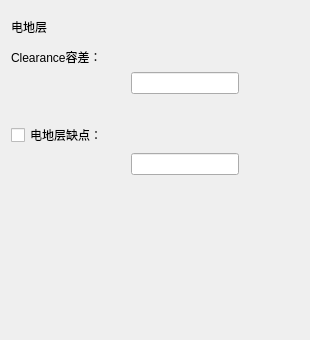
     <widget class="QWidget" name="tab_copper_surface_layer">
      <attribute name="title">
       <string>铜面层</string>
      </attribute>
      <layout class="QGridLayout" name="gridLayout_11">
       <item row="0" column="0">
        <layout class="QVBoxLayout" name="verticalLayout_18" stretch="1,9">
         <item>
          <widget class="QLabel" name="label_elelctric_formation">
           <property name="text">
            <string>电地层</string>
           </property>
          </widget>
         </item>
         <item>
          <layout class="QVBoxLayout" name="verticalLayout_17">
           <item>
            <layout class="QVBoxLayout" name="verticalLayout_15">
             <item>
              <widget class="QLabel" name="label_copper_tolerance">
               <property name="text">
                <string>Clearance容差：</string>
               </property>
              </widget>
             </item>
             <item>
              <layout class="QHBoxLayout" name="horizontalLayout_11">
               <item>
                <spacer name="horizontalSpacer_13">
                 <property name="orientation">
                  <enum>Qt::Horizontal</enum>
                 </property>
                 <property name="sizeHint" stdset="0">
                  <size>
                   <width>120</width>
                   <height>20</height>
                  </size>
                 </property>
                </spacer>
               </item>
               <item>
                <widget class="QLineEdit" name="lineEdit_coppper_tolerance"/>
               </item>
               <item>
                <spacer name="horizontalSpacer_16">
                 <property name="orientation">
                  <enum>Qt::Horizontal</enum>
                 </property>
                 <property name="sizeType">
                  <enum>QSizePolicy::Preferred</enum>
                 </property>
                 <property name="sizeHint" stdset="0">
                  <size>
                   <width>60</width>
                   <height>20</height>
                  </size>
                 </property>
                </spacer>
               </item>
              </layout>
             </item>
            </layout>
           </item>
           <item>
            <spacer name="verticalSpacer">
             <property name="orientation">
              <enum>Qt::Vertical</enum>
             </property>
             <property name="sizeType">
              <enum>QSizePolicy::Preferred</enum>
             </property>
             <property name="sizeHint" stdset="0">
              <size>
               <width>20</width>
               <height>30</height>
              </size>
             </property>
            </spacer>
           </item>
           <item>
            <layout class="QVBoxLayout" name="verticalLayout_16">
             <item>
              <widget class="QCheckBox" name="checkBox_copper">
               <property name="text">
                <string>电地层缺点：</string>
               </property>
              </widget>
             </item>
             <item>
              <layout class="QHBoxLayout" name="horizontalLayout_10">
               <item>
                <spacer name="horizontalSpacer_14">
                 <property name="orientation">
                  <enum>Qt::Horizontal</enum>
                 </property>
                 <property name="sizeHint" stdset="0">
                  <size>
                   <width>120</width>
                   <height>20</height>
                  </size>
                 </property>
                </spacer>
               </item>
               <item>
                <widget class="QLineEdit" name="lineEdit_elelctric_formation"/>
               </item>
               <item>
                <spacer name="horizontalSpacer_15">
                 <property name="orientation">
                  <enum>Qt::Horizontal</enum>
                 </property>
                 <property name="sizeType">
                  <enum>QSizePolicy::Preferred</enum>
                 </property>
                 <property name="sizeHint" stdset="0">
                  <size>
                   <width>60</width>
                   <height>20</height>
                  </size>
                 </property>
                </spacer>
               </item>
              </layout>
             </item>
             <item>
              <spacer name="verticalSpacer_2">
               <property name="orientation">
                <enum>Qt::Vertical</enum>
               </property>
               <property name="sizeType">
                <enum>QSizePolicy::Preferred</enum>
               </property>
               <property name="sizeHint" stdset="0">
                <size>
                 <width>20</width>
                 <height>160</height>
                </size>
               </property>
              </spacer>
             </item>
            </layout>
           </item>
          </layout>
         </item>
        </layout>
       </item>
      </layout>
     </widget>
